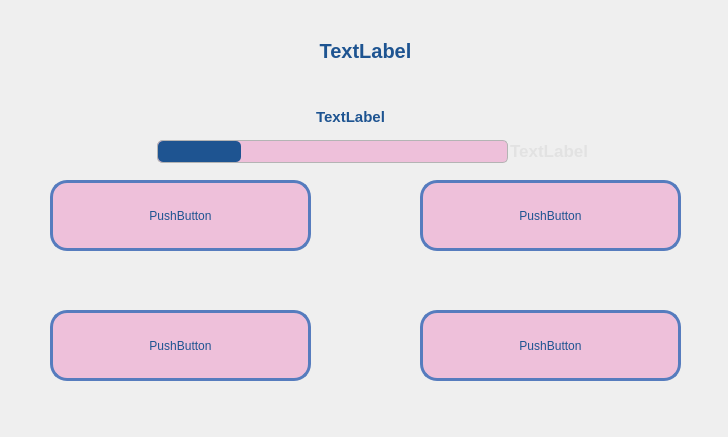
<?xml version="1.0" encoding="UTF-8"?>
<ui version="4.0">
 <class>word_choose_training</class>
 <widget class="QWidget" name="word_choose_training">
  <property name="geometry">
   <rect>
    <x>0</x>
    <y>0</y>
    <width>728</width>
    <height>437</height>
   </rect>
  </property>
  <property name="windowTitle">
   <string>单词选择训练</string>
  </property>
  <property name="styleSheet">
   <string notr="true">#word_choose_training{border-image: url(:/Yosemite-Color-Block.png);}</string>
  </property>
  <widget class="QPushButton" name="but_A">
   <property name="geometry">
    <rect>
     <x>50</x>
     <y>180</y>
     <width>261</width>
     <height>71</height>
    </rect>
   </property>
   <property name="styleSheet">
    <string notr="true">/**正常情况下样式**/
QPushButton{
	font: 15pt &quot;微软雅黑&quot;;
    color: #1e5491;
    background-color: #eec0da;
    border-color: #567cbe;
    border-radius: 17px;
    border-style: solid;
    border-width: 3px;
    padding: 5px;
}

/**鼠标停留在按钮上的样式**/
QPushButton::hover{	
    color: #1e5491;
    background-color: #c0a1cc;
    border-color: #567cbe;
}

/**鼠标按压下去的样式**/
QPushButton::pressed,QPushButton::checked{
    color: #eddfed;
    background-color: #1c58a3;
}

/**按钮失能情况下样式**/
QPushButton::disabled{
    color: #FFFFFF;
    background-color: #dcdde1;
    border-color: #dcdde1;
}
</string>
   </property>
   <property name="text">
    <string>PushButton</string>
   </property>
  </widget>
  <widget class="QPushButton" name="but_B">
   <property name="geometry">
    <rect>
     <x>420</x>
     <y>180</y>
     <width>261</width>
     <height>71</height>
    </rect>
   </property>
   <property name="styleSheet">
    <string notr="true">/**正常情况下样式**/
QPushButton{
	font: 15pt &quot;微软雅黑&quot;;
    color: #1e5491;
    background-color: #eec0da;
    border-color: #567cbe;
    border-radius: 17px;
    border-style: solid;
    border-width: 3px;
    padding: 5px;
}

/**鼠标停留在按钮上的样式**/
QPushButton::hover{	
    color: #1e5491;
    background-color: #c0a1cc;
    border-color: #567cbe;
}

/**鼠标按压下去的样式**/
QPushButton::pressed,QPushButton::checked{
    color: #eddfed;
    background-color: #1c58a3;
}

/**按钮失能情况下样式**/
QPushButton::disabled{
    color: #FFFFFF;
    background-color: #dcdde1;
    border-color: #dcdde1;
}
</string>
   </property>
   <property name="text">
    <string>PushButton</string>
   </property>
  </widget>
  <widget class="QPushButton" name="but_C">
   <property name="geometry">
    <rect>
     <x>50</x>
     <y>310</y>
     <width>261</width>
     <height>71</height>
    </rect>
   </property>
   <property name="styleSheet">
    <string notr="true">/**正常情况下样式**/
QPushButton{
	font: 15pt &quot;微软雅黑&quot;;
    color: #1e5491;
    background-color: #eec0da;
    border-color: #567cbe;
    border-radius: 17px;
    border-style: solid;
    border-width: 3px;
    padding: 5px;
}

/**鼠标停留在按钮上的样式**/
QPushButton::hover{	
    color: #1e5491;
    background-color: #c0a1cc;
    border-color: #567cbe;
}

/**鼠标按压下去的样式**/
QPushButton::pressed,QPushButton::checked{
    color: #eddfed;
    background-color: #1c58a3;
}

/**按钮失能情况下样式**/
QPushButton::disabled{
    color: #FFFFFF;
    background-color: #dcdde1;
    border-color: #dcdde1;
}
</string>
   </property>
   <property name="text">
    <string>PushButton</string>
   </property>
  </widget>
  <widget class="QPushButton" name="but_D">
   <property name="geometry">
    <rect>
     <x>420</x>
     <y>310</y>
     <width>261</width>
     <height>71</height>
    </rect>
   </property>
   <property name="styleSheet">
    <string notr="true">/**正常情况下样式**/
QPushButton{
	font: 15pt &quot;微软雅黑&quot;;
    color: #1e5491;
    background-color: #eec0da;
    border-color: #567cbe;
    border-radius: 17px;
    border-style: solid;
    border-width: 3px;
    padding: 5px;
}

/**鼠标停留在按钮上的样式**/
QPushButton::hover{	
    color: #1e5491;
    background-color: #c0a1cc;
    border-color: #567cbe;
}

/**鼠标按压下去的样式**/
QPushButton::pressed,QPushButton::checked{
    color: #eddfed;
    background-color: #1c58a3;
}

/**按钮失能情况下样式**/
QPushButton::disabled{
    color: #FFFFFF;
    background-color: #dcdde1;
    border-color: #dcdde1;
}
</string>
   </property>
   <property name="text">
    <string>PushButton</string>
   </property>
  </widget>
  <widget class="QLabel" name="label">
   <property name="geometry">
    <rect>
     <x>20</x>
     <y>20</y>
     <width>691</width>
     <height>61</height>
    </rect>
   </property>
   <property name="font">
    <font>
     <pointsize>15</pointsize>
     <weight>75</weight>
     <bold>true</bold>
    </font>
   </property>
   <property name="styleSheet">
    <string notr="true">color: rgb(30, 84, 145);</string>
   </property>
   <property name="text">
    <string>TextLabel</string>
   </property>
   <property name="alignment">
    <set>Qt::AlignCenter</set>
   </property>
  </widget>
  <widget class="QLabel" name="label_time">
   <property name="geometry">
    <rect>
     <x>510</x>
     <y>140</y>
     <width>111</width>
     <height>21</height>
    </rect>
   </property>
   <property name="font">
    <font>
     <pointsize>13</pointsize>
     <weight>75</weight>
     <bold>true</bold>
    </font>
   </property>
   <property name="styleSheet">
    <string notr="true">color: rgb(226, 226, 226);</string>
   </property>
   <property name="text">
    <string>TextLabel</string>
   </property>
   <property name="alignment">
    <set>Qt::AlignLeading|Qt::AlignLeft|Qt::AlignVCenter</set>
   </property>
  </widget>
  <widget class="QProgressBar" name="progressBar">
   <property name="geometry">
    <rect>
     <x>157</x>
     <y>140</y>
     <width>351</width>
     <height>23</height>
    </rect>
   </property>
   <property name="styleSheet">
    <string notr="true">QProgressBar{
	font:9pt;
	border-radius:5px;
	text-align:center;
	border:1px solid #E8EDF2;
	background-color: #eec0da;
	border-color: rgb(180, 180, 180);
}
QProgressBar:chunk{
	border-radius:5px;
	background-color:#1e5491;
}</string>
   </property>
   <property name="maximum">
    <number>100</number>
   </property>
   <property name="value">
    <number>24</number>
   </property>
   <property name="textVisible">
    <bool>false</bool>
   </property>
  </widget>
  <widget class="QLabel" name="label_jd">
   <property name="geometry">
    <rect>
     <x>300</x>
     <y>101</y>
     <width>101</width>
     <height>31</height>
    </rect>
   </property>
   <property name="font">
    <font>
     <pointsize>11</pointsize>
     <weight>75</weight>
     <bold>true</bold>
    </font>
   </property>
   <property name="styleSheet">
    <string notr="true">color: rgb(30, 84, 145);</string>
   </property>
   <property name="text">
    <string>TextLabel</string>
   </property>
   <property name="alignment">
    <set>Qt::AlignCenter</set>
   </property>
  </widget>
 </widget>
 <resources/>
 <connections/>
</ui>
